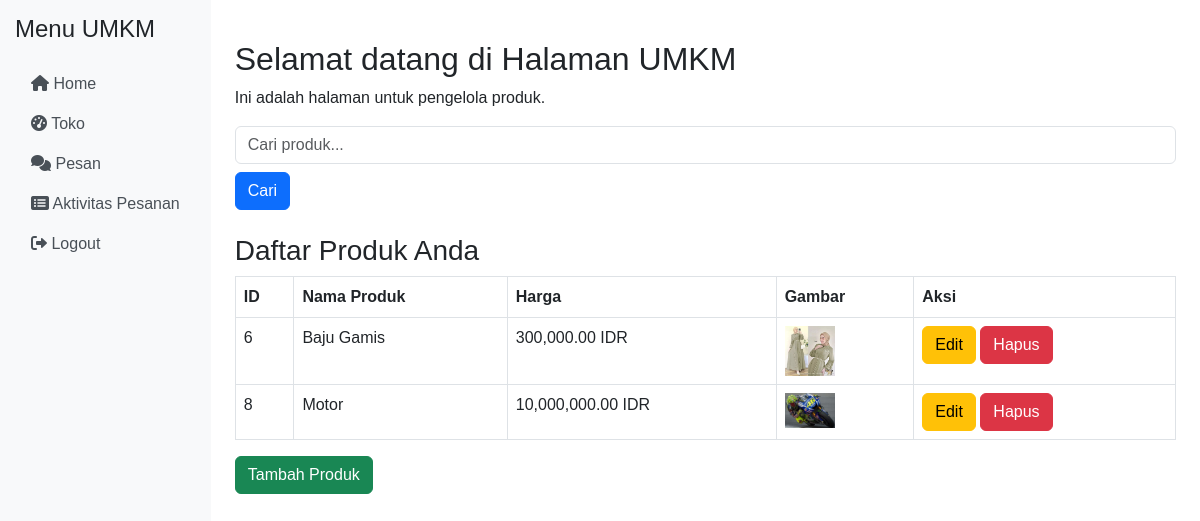
/public/umkm.php (signed in), run on the app's committed database.
### tables this page shows
CREATE TABLE `products` (
  `id` int(11) NOT NULL,
  `name` varchar(100) NOT NULL,
  `price` decimal(10,2) NOT NULL,
  `description` text DEFAULT NULL,
  `image` varchar(255) NOT NULL,
  `user_id` int(11) NOT NULL,
  `size` varchar(10) DEFAULT NULL,
  `category_id` int(11) NOT NULL,
  `created_at` timestamp NOT NULL DEFAULT current_timestamp()
);

### public/umkm.php (the view, shortened to what this page needs)
<?php
include '../includes/db.php';
$stmt = $pdo->prepare('SELECT * FROM products WHERE user_id = ?');
$stmt->execute([$_SESSION['user_id']]);
$products = $stmt->fetchAll();
$searchTerm = '';
?>
<!DOCTYPE html>
<html lang="id">
<head>
    <link href="https://cdn.jsdelivr.net/npm/bootstrap@5.3.0-alpha1/dist/css/bootstrap.min.css" rel="stylesheet">
    <link rel="stylesheet" href="https://cdnjs.cloudflare.com/ajax/libs/font-awesome/6.0.0-beta3/css/all.min.css" />
</head>
<body>
<div class="d-flex">
    <div id="sidebar" class="border-right">
        <h4>Menu UMKM</h4>
        <ul class="nav flex-column">
            <li class="nav-item">
                <a class="nav-link active" href="umkm.php"><i class="fas fa-home"></i> Home</a>
            </li>
            <li class="nav-item">
                <a class="nav-link" href="tpkshop.php"><i class="fas fa-tachometer-alt"></i> Toko</a>
            </li>
            <li class="nav-item">
                <a class="nav-link" href="pesanan.php"><i class="fas fa-comments"></i> Pesan</a>
            </li>
            <li class="nav-item">
                <a class="nav-link" href="activity.php"><i class="fas fa-list-alt"></i> Aktivitas Pesanan</a>
            </li>
            <li class="nav-item">
                <a class="nav-link" href="logout.php"><i class="fas fa-sign-out-alt"></i> Logout</a>
            </li>
        </ul>
    </div>
    <div class="flex-grow-1 p-4">
        <h2>Selamat datang di Halaman UMKM</h2>
        <p>Ini adalah halaman untuk pengelola produk.</p>
        <form method="post" action="" class="mb-4">
            <input type="text" name="search_term" class="form-control" placeholder="Cari produk..." value="<?php echo htmlspecialchars($searchTerm); ?>">
            <button type="submit" name="search" class="btn btn-primary mt-2">Cari</button>
        </form>
        <h3>Daftar Produk Anda</h3>
        <table class="table table-bordered">
            <thead>
                <tr>
                    <th>ID</th>
                    <th>Nama Produk</th>
                    <th>Harga</th>
                    <th>Gambar</th>
                    <th>Aksi</th>
                </tr>
            </thead>
            <tbody>
                <?php if (count($products) > 0): ?>
                    <?php foreach ($products as $product): ?>
                        <tr>
                            <td><?php echo $product['id']; ?></td>
                            <td><?php echo $product['name']; ?></td>
                            <td><?php echo number_format($product['price'], 2); ?> IDR</td>
                            <td><img src="../uploads/<?php echo $product['image']; ?>" alt="<?php echo $product['name']; ?>" style="width: 50px; height: auto;"></td>
                            <td>
                                <a href="edit_product.php?id=<?php echo $product['id']; ?>" class="btn btn-warning">Edit</a>
                                <a href="delete_product.php?id=<?php echo $product['id']; ?>" class="btn btn-danger">Hapus</a>
                            </td>
                        </tr>
                    <?php endforeach; ?>
                <?php else: ?>
                    <tr>
                        <td colspan="5" class="text-center">Tidak ada produk yang ditemukan.</td>
                    </tr>
                <?php endif; ?>
            </tbody>
        </table>
        <p><a href="add_product.php" class="btn btn-success">Tambah Produk</a></p>
    </div>
</div>
</body>
</html>

### public/umkm.php (style rules this page uses)
body { font-family: Arial, sans-serif; }
#sidebar { background-color: #f8f9fa; height: 100vh; padding: 15px; }
#sidebar .nav-link { color: #495057; }
#sidebar h4 { margin-bottom: 20px; }

### data on the page
products: id "6", name "Baju Gamis", price "300,000.00", image (picture)
products: id "8", name "Motor", price "10,000,000.00", image (picture)
